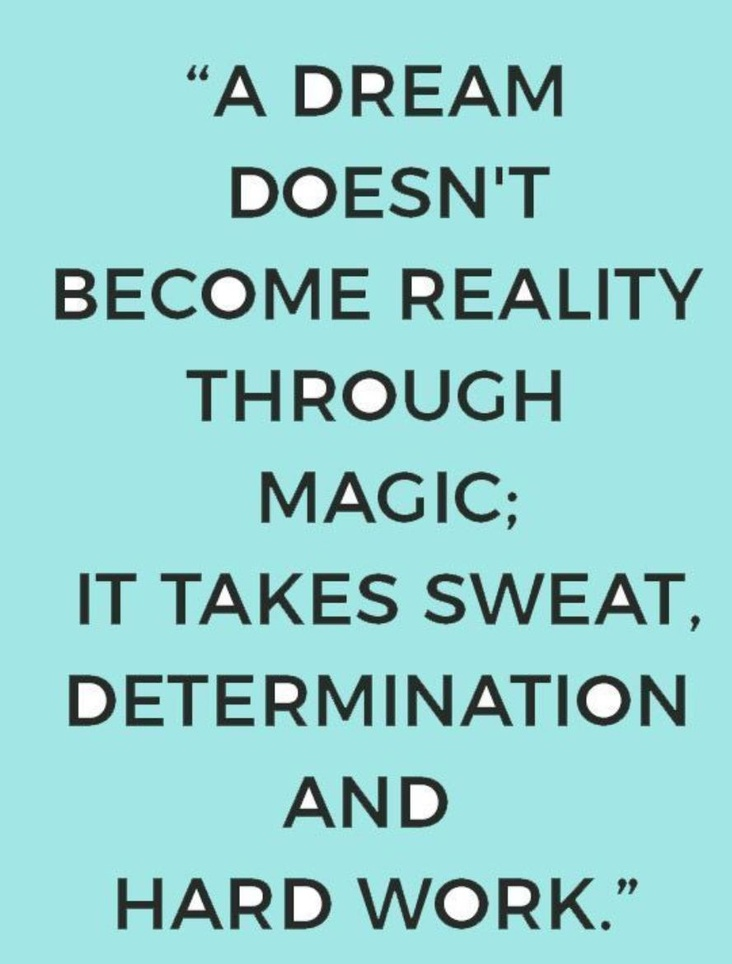
#> input picture sample.jpeg, 732 x 964 px, shrunk from 888 x 1170 before the run
$ python main.py
#> lines starting #> are read from the running program, lines starting #| are printed output that depends on the picture
import cv2
import pytesseract

pytesseract.pytesseract.tesseract_cmd = r"C:\Program Files\Tesseract-OCR\tesseract.exe"

image = cv2.imread("sample.jpeg")
#> image is the input picture: shape (964, 732, 3); mean B, G, R 209.1, 210.4, 150.5

gray = cv2.cvtColor(image, cv2.COLOR_BGR2GRAY)
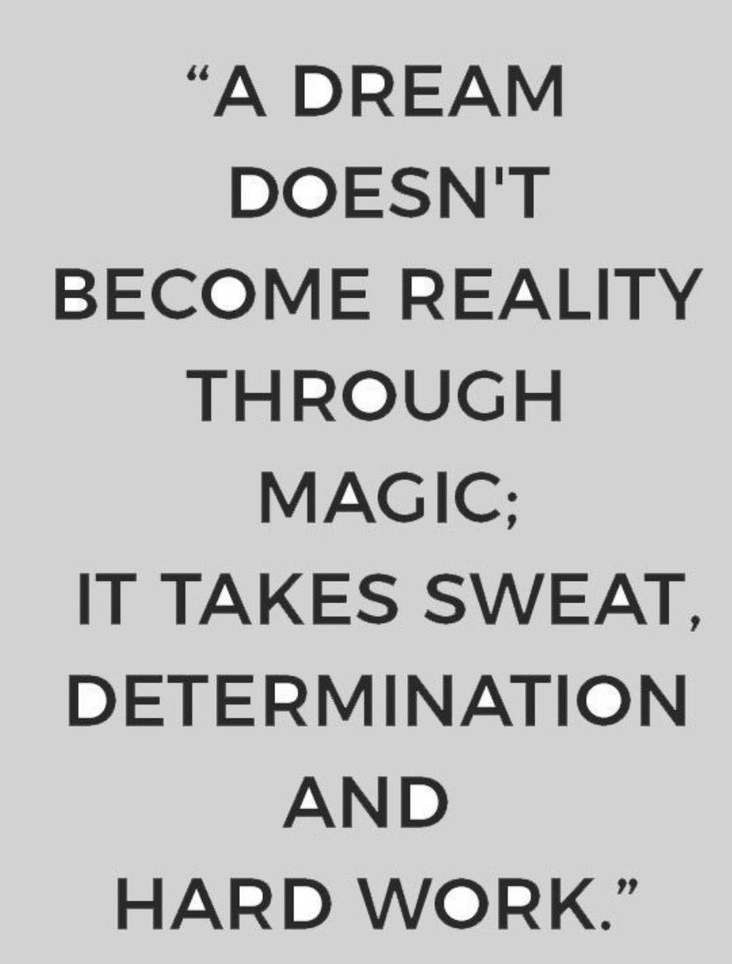
#> gray: shape (964, 732); min 21, max 255, mean 192.6

#> (the run stopped early here; a loop or call above may not have finished)
